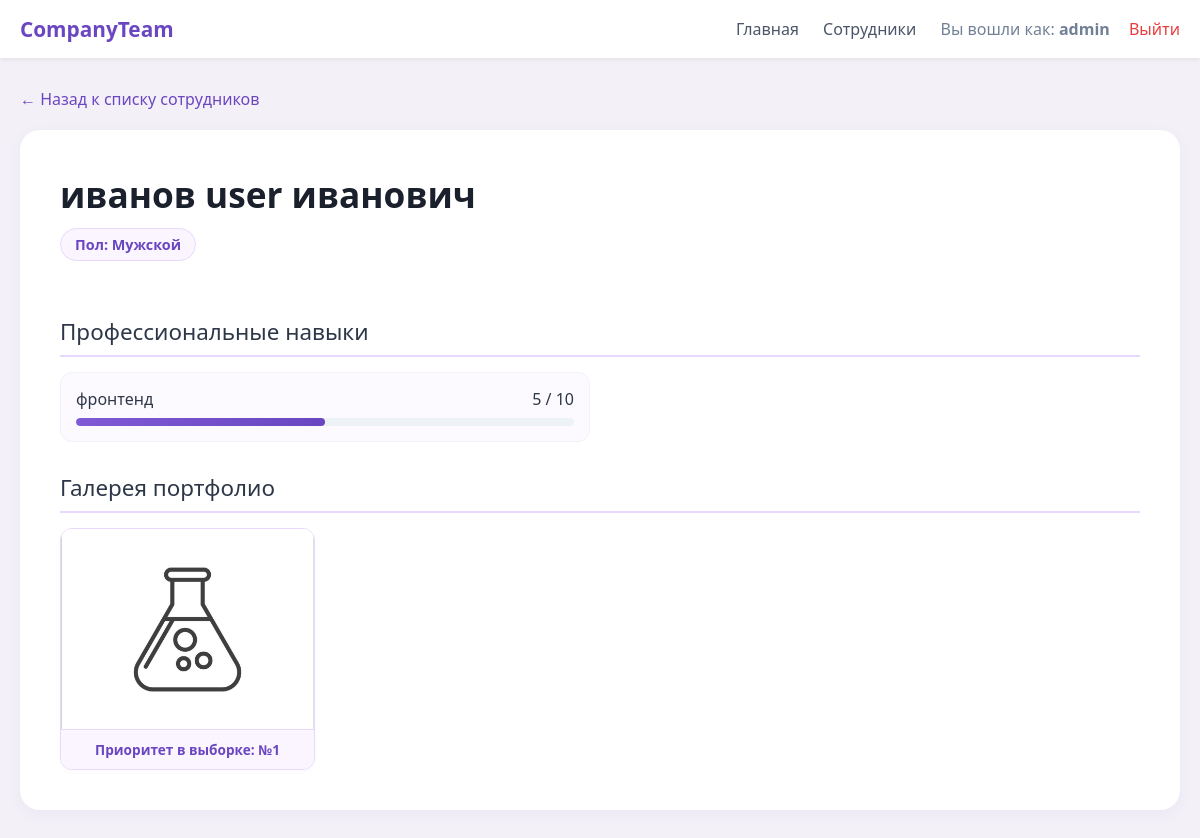
/employees/1/ (signed in), run on the app's committed database.
### employees/models.py (models this page shows, shortened)
class EmployeeProfile(models.Model):
    GENDER_CHOICES = [
        ('M', 'Мужской'),
        ('F', 'Женский'),
    ]
    user = models.OneToOneField(
        User,
        on_delete=models.CASCADE,
        related_name='profile',
        verbose_name="Пользователь"
    )
    first_name = models.CharField(max_length=50, verbose_name="Имя")
    last_name = models.CharField(max_length=50, verbose_name="Фамилия")
    middle_name = models.CharField(
        max_length=50,
        blank=True,
        null=True,
        verbose_name="Отчество"
    )
    gender = models.CharField(
        max_length=1,
        choices=GENDER_CHOICES,
        verbose_name="Пол"
    )
    skills = models.ManyToManyField(
        'Skill',
        through='EmployeeSkill',
        verbose_name="Навыки"
    )
    description = RichTextField(
        blank=True,
        null=True,
        verbose_name="Описание"
    )
    class Meta:
        verbose_name = "Профиль сотрудника"
        verbose_name_plural = "Профили сотрудников"

class EmployeeSkill(models.Model):
    employee = models.ForeignKey(EmployeeProfile, on_delete=models.CASCADE)
    skill = models.ForeignKey(Skill, on_delete=models.CASCADE)
    level = models.IntegerField(
        validators=[MinValueValidator(1), MaxValueValidator(10)],
        verbose_name="Уровень освоения (1-10)"
    )
    class Meta:
        verbose_name = "Навык сотрудника"
        verbose_name_plural = "Навыки сотрудников"
        unique_together = ('employee', 'skill')

class Skill(models.Model):
    name = models.CharField(max_length=100, verbose_name="Название навыка")
    class Meta:
        verbose_name = "Навык"
        verbose_name_plural = "Навыки"

class EmployeeImage(models.Model):
    employee = models.ForeignKey(
        EmployeeProfile,
        on_delete=models.CASCADE,
        related_name='images',
        verbose_name="Сотрудник"
    )
    image = models.FileField(
        upload_to='employee_gallery/',
        verbose_name="Файл изображения"
    )
    position = models.PositiveIntegerField(
        default=1,
        verbose_name="Порядковый номер"
    )
    class Meta:
        verbose_name = "Изображение сотрудника"
        verbose_name_plural = "Галерея изображений"
        ordering = ['position', 'id']

### employees/views.py (the view)
# urls.py: path('employees/<int:pk>/', views.employee_detail_view, name='detail'),
@login_required
def employee_detail_view(request, pk):
    employee = get_object_or_404(EmployeeProfile, pk=pk)
    skills = employee.employeeskill_set.all()
    images = employee.images.all()
    context = {
        'employee': employee,
        'skills': skills,
        'images': images
    }
    return render(request, 'employees/detail.html', context)

### employees/templates/employees/detail.html (shortened to what this page needs)
{% extends "base.html" %}
{% block content %}
<a href="{% url 'employees:list' %}" class="back-link">← Назад к списку сотрудников</a>
<div class="profile-card">
    <div class="profile-header">
        <h1>{{ employee.last_name }} {{ employee.first_name }} {{ employee.middle_name|default:"" }}</h1>
        <div class="gender-badge">Пол: {{ employee.get_gender_display }}</div>
    </div>
    <div class="detail-title">Профессиональные навыки</div>
    <div class="skills-grid">
        {% for emp_skill in skills %}
            <div class="skill-item">
                <div class="skill-info">
                    <span>{{ emp_skill.skill.name }}</span>
                    <span>{{ emp_skill.level }} / 10</span>
                </div>
                <div class="skill-bar-bg">
                    <div class="skill-bar-fill" style="width: {% widthratio emp_skill.level 1 10 %}%"></div>
                </div>
            </div>
        {% empty %}
            <p class="no-photos">Навыки для этого профиля ещё не заполнены.</p>
        {% endfor %}
    </div>
    <div class="detail-title">Галерея портфолио</div>
    {% if images %}
        <div class="gallery-grid">
            {% for img in images %}
                <div class="gallery-card">
                    <div class="image-box">
                        <img src="{{ img.image.url }}" alt="Фото №{{ img.position }}">
                    </div>
                    <div class="image-footer">Приоритет в выборке: №{{ img.position }}</div>
                </div>
            {% endfor %}
        </div>
    {% else %}
        <p class="no-photos">У этого сотрудника нет добавленных фотографий.</p>
    {% endif %}
</div>
{% endblock %}

### templates/base.html (shortened to what this page needs)
<!DOCTYPE html>
<html lang="ru">
<head>
</head>
<body>
    <nav class="navbar">
        <div class="navbar-container">
            <a href="{% url 'employees:index' %}" class="logo">CompanyTeam</a>
           <div class="nav-links">
                <a href="{% url 'employees:index' %}">Главная</a>
                <a href="{% url 'employees:list' %}">Сотрудники</a>
                {% if user.is_authenticated %}
                    <span style="margin-left: 20px; color: #718096;">Вы вошли как: <strong>{{ user.username }}</strong></span>
                    <form method="post" action="{% url 'employees:custom_logout' %}" style="display: inline; margin-left: 15px;">
                        <button type="submit" style="background: none; border: none; color: #e53e3e; cursor: pointer; font-weight: 500; font-family: inherit; font-size: 1em; padding: 0;">Выйти</button>
                    </form>
                {% else %}
                    <a href="/accounts/login/" style="color: #6b46c1; font-weight: 600;">Войти</a>
                {% endif %}
            </div>
        </div>
    </nav>
    <div class="container">
        {% block content %}{% endblock %}
    </div>
</body>
</html>

### data on the page
EmployeeProfile: last_name "иванов", first_name "user", middle_name "иванович", gender "Мужской"
EmployeeSkill: skill.name "фронтенд", level "5"
EmployeeImage: image (picture), position "1"

### other printed values
{{ user.username }} "admin"
